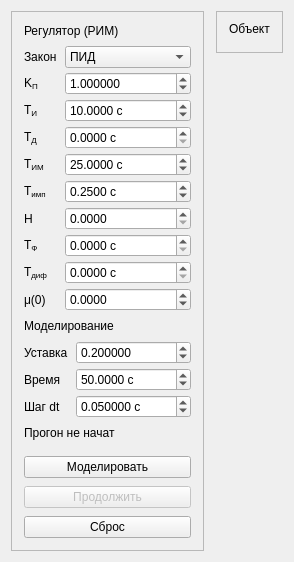
<?xml version="1.0" encoding="UTF-8"?>
<ui version="4.0">
 <class>RimTab</class>
 <widget class="QWidget" name="RimTab">
  <layout class="QHBoxLayout" name="rootLayout" stretch="0,1">
   <property name="spacing">
    <number>12</number>
   </property>
   <item>
    <widget class="QFrame" name="rimSidebar">
     <property name="objectName">
      <string notr="true">rimSidebar</string>
     </property>
     <property name="minimumWidth">
      <number>300</number>
     </property>
     <property name="maximumWidth">
      <number>340</number>
     </property>
     <property name="frameShape">
      <enum>QFrame::StyledPanel</enum>
     </property>
     <property name="frameShadow">
      <enum>QFrame::Plain</enum>
     </property>
     <layout class="QVBoxLayout" name="sidebarLayout">
      <property name="spacing">
       <number>8</number>
      </property>
      <property name="leftMargin">
       <number>12</number>
      </property>
      <property name="topMargin">
       <number>12</number>
      </property>
      <property name="rightMargin">
       <number>12</number>
      </property>
      <property name="bottomMargin">
       <number>12</number>
      </property>
      <item>
       <widget class="QLabel" name="regTitle">
        <property name="objectName">
         <string notr="true">rimCardTitle</string>
        </property>
        <property name="text">
         <string>Регулятор (РИМ)</string>
        </property>
       </widget>
      </item>
      <item>
       <widget class="QScrollArea" name="settingsScroll">
        <property name="widgetResizable">
         <bool>true</bool>
        </property>
        <property name="frameShape">
         <enum>QFrame::NoFrame</enum>
        </property>
        <property name="horizontalScrollBarPolicy">
         <enum>Qt::ScrollBarAlwaysOff</enum>
        </property>
        <widget class="QWidget" name="settingsContent">
         <layout class="QFormLayout" name="settingsForm">
          <property name="horizontalSpacing">
           <number>8</number>
          </property>
          <property name="verticalSpacing">
           <number>4</number>
          </property>
          <property name="leftMargin">
           <number>0</number>
          </property>
          <property name="topMargin">
           <number>0</number>
          </property>
          <property name="rightMargin">
           <number>0</number>
          </property>
          <property name="bottomMargin">
           <number>0</number>
          </property>
          <item row="0" column="0">
           <widget class="QLabel" name="lawLabel">
            <property name="toolTip">
             <string>Закон регулирования</string>
            </property>
            <property name="text">
             <string>Закон</string>
            </property>
            <property name="buddy">
             <cstring>lawCombo</cstring>
            </property>
           </widget>
          </item>
          <item row="0" column="1">
           <widget class="QComboBox" name="lawCombo">
            <property name="toolTip">
             <string>Закон регулирования</string>
            </property>
            <item>
             <property name="text">
              <string>П</string>
             </property>
            </item>
            <item>
             <property name="text">
              <string>ПД</string>
             </property>
            </item>
            <item>
             <property name="text">
              <string>ПИ</string>
             </property>
            </item>
            <item>
             <property name="text">
              <string>ПИД</string>
             </property>
            </item>
            <item>
             <property name="text">
              <string>И</string>
             </property>
            </item>
            <property name="currentIndex">
             <number>3</number>
            </property>
           </widget>
          </item>
          <item row="1" column="0">
           <widget class="QLabel" name="kpLabel">
            <property name="toolTip">
             <string>Коэффициент пропорциональности</string>
            </property>
            <property name="textFormat">
             <enum>Qt::RichText</enum>
            </property>
            <property name="text">
             <string>K&lt;sub&gt;П&lt;/sub&gt;</string>
            </property>
            <property name="buddy">
             <cstring>kpSpin</cstring>
            </property>
           </widget>
          </item>
          <item row="1" column="1">
           <widget class="CompactDoubleSpinBox" name="kpSpin">
            <property name="toolTip">
             <string>Значение параметра</string>
            </property>
            <property name="decimals">
             <number>6</number>
            </property>
            <property name="minimum">
             <double>0</double>
            </property>
            <property name="maximum">
             <double>1000000</double>
            </property>
            <property name="value">
             <double>1</double>
            </property>
           </widget>
          </item>
          <item row="2" column="0">
           <widget class="QLabel" name="tiLabel">
            <property name="toolTip">
             <string>Постоянная интегрирования</string>
            </property>
            <property name="textFormat">
             <enum>Qt::RichText</enum>
            </property>
            <property name="text">
             <string>T&lt;sub&gt;И&lt;/sub&gt;</string>
            </property>
            <property name="buddy">
             <cstring>tiSpin</cstring>
            </property>
           </widget>
          </item>
          <item row="2" column="1">
           <widget class="CompactDoubleSpinBox" name="tiSpin">
            <property name="toolTip">
             <string>Значение параметра</string>
            </property>
            <property name="suffix">
             <string> с</string>
            </property>
            <property name="decimals">
             <number>4</number>
            </property>
            <property name="minimum">
             <double>0.0001</double>
            </property>
            <property name="maximum">
             <double>1000000</double>
            </property>
            <property name="value">
             <double>10</double>
            </property>
           </widget>
          </item>
          <item row="3" column="0">
           <widget class="QLabel" name="tdLabel">
            <property name="toolTip">
             <string>Постоянная дифференцирования</string>
            </property>
            <property name="textFormat">
             <enum>Qt::RichText</enum>
            </property>
            <property name="text">
             <string>T&lt;sub&gt;Д&lt;/sub&gt;</string>
            </property>
            <property name="buddy">
             <cstring>tdSpin</cstring>
            </property>
           </widget>
          </item>
          <item row="3" column="1">
           <widget class="CompactDoubleSpinBox" name="tdSpin">
            <property name="toolTip">
             <string>Значение параметра</string>
            </property>
            <property name="suffix">
             <string> с</string>
            </property>
            <property name="decimals">
             <number>4</number>
            </property>
            <property name="minimum">
             <double>0</double>
            </property>
            <property name="maximum">
             <double>1000000</double>
            </property>
            <property name="value">
             <double>0</double>
            </property>
           </widget>
          </item>
          <item row="4" column="0">
           <widget class="QLabel" name="travelLabel">
            <property name="toolTip">
             <string>Время полного хода исполнительного механизма</string>
            </property>
            <property name="textFormat">
             <enum>Qt::RichText</enum>
            </property>
            <property name="text">
             <string>T&lt;sub&gt;ИМ&lt;/sub&gt;</string>
            </property>
            <property name="buddy">
             <cstring>travelSpin</cstring>
            </property>
           </widget>
          </item>
          <item row="4" column="1">
           <widget class="CompactDoubleSpinBox" name="travelSpin">
            <property name="toolTip">
             <string>Время полного хода исполнительного механизма</string>
            </property>
            <property name="suffix">
             <string> с</string>
            </property>
            <property name="decimals">
             <number>4</number>
            </property>
            <property name="minimum">
             <double>0.01</double>
            </property>
            <property name="maximum">
             <double>1000000</double>
            </property>
            <property name="value">
             <double>25</double>
            </property>
           </widget>
          </item>
          <item row="5" column="0">
           <widget class="QLabel" name="pulseLabel">
            <property name="toolTip">
             <string>Минимальная длительность импульса</string>
            </property>
            <property name="textFormat">
             <enum>Qt::RichText</enum>
            </property>
            <property name="text">
             <string>T&lt;sub&gt;имп&lt;/sub&gt;</string>
            </property>
            <property name="buddy">
             <cstring>pulseSpin</cstring>
            </property>
           </widget>
          </item>
          <item row="5" column="1">
           <widget class="CompactDoubleSpinBox" name="pulseSpin">
            <property name="toolTip">
             <string>Минимальная длительность импульса</string>
            </property>
            <property name="suffix">
             <string> с</string>
            </property>
            <property name="decimals">
             <number>4</number>
            </property>
            <property name="minimum">
             <double>0.0001</double>
            </property>
            <property name="maximum">
             <double>1000</double>
            </property>
            <property name="value">
             <double>0.25</double>
            </property>
           </widget>
          </item>
          <item row="6" column="0">
           <widget class="QLabel" name="deadzoneLabel">
            <property name="toolTip">
             <string>Зона нечувствительности</string>
            </property>
            <property name="text">
             <string>H</string>
            </property>
            <property name="buddy">
             <cstring>deadzoneSpin</cstring>
            </property>
           </widget>
          </item>
          <item row="6" column="1">
           <widget class="CompactDoubleSpinBox" name="deadzoneSpin">
            <property name="toolTip">
             <string>Зона нечувствительности</string>
            </property>
            <property name="decimals">
             <number>4</number>
            </property>
            <property name="minimum">
             <double>0</double>
            </property>
            <property name="maximum">
             <double>1</double>
            </property>
            <property name="value">
             <double>0</double>
            </property>
           </widget>
          </item>
          <item row="7" column="0">
           <widget class="QLabel" name="filterLabel">
            <property name="toolTip">
             <string>Постоянная времени фильтра ошибки</string>
            </property>
            <property name="textFormat">
             <enum>Qt::RichText</enum>
            </property>
            <property name="text">
             <string>T&lt;sub&gt;Ф&lt;/sub&gt;</string>
            </property>
            <property name="buddy">
             <cstring>filterSpin</cstring>
            </property>
           </widget>
          </item>
          <item row="7" column="1">
           <widget class="CompactDoubleSpinBox" name="filterSpin">
            <property name="toolTip">
             <string>Постоянная времени фильтра ошибки</string>
            </property>
            <property name="suffix">
             <string> с</string>
            </property>
            <property name="decimals">
             <number>4</number>
            </property>
            <property name="minimum">
             <double>0</double>
            </property>
            <property name="maximum">
             <double>1000000</double>
            </property>
            <property name="value">
             <double>0</double>
            </property>
           </widget>
          </item>
          <item row="8" column="0">
           <widget class="QLabel" name="diffLabel">
            <property name="toolTip">
             <string>Постоянная времени дифференцирования</string>
            </property>
            <property name="textFormat">
             <enum>Qt::RichText</enum>
            </property>
            <property name="text">
             <string>T&lt;sub&gt;диф&lt;/sub&gt;</string>
            </property>
            <property name="buddy">
             <cstring>diffSpin</cstring>
            </property>
           </widget>
          </item>
          <item row="8" column="1">
           <widget class="CompactDoubleSpinBox" name="diffSpin">
            <property name="toolTip">
             <string>Постоянная времени дифференцирования</string>
            </property>
            <property name="suffix">
             <string> с</string>
            </property>
            <property name="decimals">
             <number>4</number>
            </property>
            <property name="minimum">
             <double>0</double>
            </property>
            <property name="maximum">
             <double>1000000</double>
            </property>
            <property name="value">
             <double>0</double>
            </property>
           </widget>
          </item>
          <item row="9" column="0">
           <widget class="QLabel" name="valve0Label">
            <property name="toolTip">
             <string>Начальное положение регулирующего органа</string>
            </property>
            <property name="text">
             <string>μ(0)</string>
            </property>
            <property name="buddy">
             <cstring>valve0Spin</cstring>
            </property>
           </widget>
          </item>
          <item row="9" column="1">
           <widget class="CompactDoubleSpinBox" name="valve0Spin">
            <property name="toolTip">
             <string>Начальное положение регулирующего органа</string>
            </property>
            <property name="decimals">
             <number>4</number>
            </property>
            <property name="minimum">
             <double>-0.5</double>
            </property>
            <property name="maximum">
             <double>0.5</double>
            </property>
            <property name="value">
             <double>0</double>
            </property>
           </widget>
          </item>
         </layout>
        </widget>
       </widget>
      </item>
      <item>
       <widget class="QLabel" name="simTitle">
        <property name="objectName">
         <string notr="true">rimCardTitle</string>
        </property>
        <property name="text">
         <string>Моделирование</string>
        </property>
       </widget>
      </item>
      <item>
       <layout class="QFormLayout" name="simForm">
        <property name="horizontalSpacing">
         <number>8</number>
        </property>
        <property name="verticalSpacing">
         <number>4</number>
        </property>
        <item row="0" column="0">
         <widget class="QLabel" name="setpointLabel">
          <property name="text">
           <string>Уставка</string>
          </property>
          <property name="buddy">
           <cstring>setpointSpin</cstring>
          </property>
         </widget>
        </item>
        <item row="0" column="1">
         <widget class="CompactDoubleSpinBox" name="setpointSpin">
          <property name="toolTip">
           <string>Задание регулирования</string>
          </property>
          <property name="decimals">
           <number>6</number>
          </property>
          <property name="minimum">
           <double>-1000000</double>
          </property>
          <property name="maximum">
           <double>1000000</double>
          </property>
          <property name="value">
           <double>0.2</double>
          </property>
         </widget>
        </item>
        <item row="1" column="0">
         <widget class="QLabel" name="durationLabel">
          <property name="text">
           <string>Время</string>
          </property>
          <property name="buddy">
           <cstring>durationSpin</cstring>
          </property>
         </widget>
        </item>
        <item row="1" column="1">
         <widget class="CompactDoubleSpinBox" name="durationSpin">
          <property name="toolTip">
           <string>Длительность прогона</string>
          </property>
          <property name="suffix">
           <string> с</string>
          </property>
          <property name="decimals">
           <number>4</number>
          </property>
          <property name="minimum">
           <double>0.001</double>
          </property>
          <property name="maximum">
           <double>1000000</double>
          </property>
          <property name="value">
           <double>50</double>
          </property>
         </widget>
        </item>
        <item row="2" column="0">
         <widget class="QLabel" name="dtLabel">
          <property name="text">
           <string>Шаг dt</string>
          </property>
          <property name="buddy">
           <cstring>dtSpin</cstring>
          </property>
         </widget>
        </item>
        <item row="2" column="1">
         <widget class="CompactDoubleSpinBox" name="dtSpin">
          <property name="toolTip">
           <string>Шаг интегрирования</string>
          </property>
          <property name="suffix">
           <string> с</string>
          </property>
          <property name="decimals">
           <number>6</number>
          </property>
          <property name="minimum">
           <double>0.000001</double>
          </property>
          <property name="maximum">
           <double>10</double>
          </property>
          <property name="value">
           <double>0.05</double>
          </property>
         </widget>
        </item>
       </layout>
      </item>
      <item>
       <widget class="QLabel" name="statusLabel">
        <property name="text">
         <string>Прогон не начат</string>
        </property>
        <property name="wordWrap">
         <bool>true</bool>
        </property>
        <property name="styleSheet">
         <string notr="true">font-size: 9pt;</string>
        </property>
       </widget>
      </item>
      <item>
       <spacer name="sidebarSpacer">
        <property name="orientation">
         <enum>Qt::Vertical</enum>
        </property>
        <property name="sizeHint" stdset="0">
         <size>
          <width>20</width>
          <height>8</height>
         </size>
        </property>
       </spacer>
      </item>
      <item>
       <widget class="QPushButton" name="runButton">
        <property name="objectName">
         <string notr="true">runButton</string>
        </property>
        <property name="toolTip">
         <string>Новый прогон</string>
        </property>
        <property name="text">
         <string>Моделировать</string>
        </property>
       </widget>
      </item>
      <item>
       <widget class="QPushButton" name="continueButton">
        <property name="objectName">
         <string notr="true">continueButton</string>
        </property>
        <property name="enabled">
         <bool>false</bool>
        </property>
        <property name="toolTip">
         <string>Продолжить прогон</string>
        </property>
        <property name="text">
         <string>Продолжить</string>
        </property>
       </widget>
      </item>
      <item>
       <widget class="QPushButton" name="clearButton">
        <property name="objectName">
         <string notr="true">clearButton</string>
        </property>
        <property name="toolTip">
         <string>Сбросить прогон</string>
        </property>
        <property name="text">
         <string>Сброс</string>
        </property>
       </widget>
      </item>
     </layout>
    </widget>
   </item>
   <item>
    <widget class="QWidget" name="mainCol" native="true">
     <layout class="QVBoxLayout" name="mainColLayout" stretch="0,3,2">
      <property name="spacing">
       <number>12</number>
      </property>
      <property name="leftMargin">
       <number>0</number>
      </property>
      <property name="topMargin">
       <number>0</number>
      </property>
      <property name="rightMargin">
       <number>0</number>
      </property>
      <property name="bottomMargin">
       <number>0</number>
      </property>
      <item>
       <widget class="QFrame" name="rimModelCard">
        <property name="objectName">
         <string notr="true">rimModelCard</string>
        </property>
        <property name="sizePolicy">
         <sizepolicy hsizetype="Preferred" vsizetype="Maximum">
          <horstretch>0</horstretch>
          <verstretch>0</verstretch>
         </sizepolicy>
        </property>
        <property name="frameShape">
         <enum>QFrame::StyledPanel</enum>
        </property>
        <property name="frameShadow">
         <enum>QFrame::Plain</enum>
        </property>
        <layout class="QVBoxLayout" name="modelCardLayout">
         <property name="spacing">
          <number>6</number>
         </property>
         <property name="leftMargin">
          <number>12</number>
         </property>
         <property name="topMargin">
          <number>10</number>
         </property>
         <property name="rightMargin">
          <number>12</number>
         </property>
         <property name="bottomMargin">
          <number>10</number>
         </property>
         <item>
          <widget class="QLabel" name="modelTitle">
           <property name="objectName">
            <string notr="true">rimCardTitle</string>
           </property>
           <property name="text">
            <string>Объект</string>
           </property>
          </widget>
         </item>
         <item>
          <widget class="QWidget" name="formHost" native="true">
           <layout class="QVBoxLayout" name="formHostLayout">
            <property name="leftMargin">
             <number>0</number>
            </property>
            <property name="topMargin">
             <number>0</number>
            </property>
            <property name="rightMargin">
             <number>0</number>
            </property>
            <property name="bottomMargin">
             <number>0</number>
            </property>
           </layout>
          </widget>
         </item>
        </layout>
       </widget>
      </item>
      <item>
       <widget class="QWidget" name="yChartHost" native="true">
        <property name="sizePolicy">
         <sizepolicy hsizetype="Expanding" vsizetype="Expanding">
          <horstretch>1</horstretch>
          <verstretch>1</verstretch>
         </sizepolicy>
        </property>
        <layout class="QVBoxLayout" name="yChartHostLayout">
         <property name="leftMargin">
          <number>0</number>
         </property>
         <property name="topMargin">
          <number>0</number>
         </property>
         <property name="rightMargin">
          <number>0</number>
         </property>
         <property name="bottomMargin">
          <number>0</number>
         </property>
        </layout>
       </widget>
      </item>
      <item>
       <widget class="QWidget" name="muChartHost" native="true">
        <property name="sizePolicy">
         <sizepolicy hsizetype="Expanding" vsizetype="Expanding">
          <horstretch>1</horstretch>
          <verstretch>1</verstretch>
         </sizepolicy>
        </property>
        <layout class="QVBoxLayout" name="muChartHostLayout">
         <property name="leftMargin">
          <number>0</number>
         </property>
         <property name="topMargin">
          <number>0</number>
         </property>
         <property name="rightMargin">
          <number>0</number>
         </property>
         <property name="bottomMargin">
          <number>0</number>
         </property>
        </layout>
       </widget>
      </item>
     </layout>
    </widget>
   </item>
  </layout>
 </widget>
 <customwidgets>
  <customwidget>
   <class>CompactDoubleSpinBox</class>
   <extends>QDoubleSpinBox</extends>
   <header>irbis/widgets/compact-double-spin-box.h</header>
  </customwidget>
 </customwidgets>
 <resources/>
 <connections/>
</ui>
